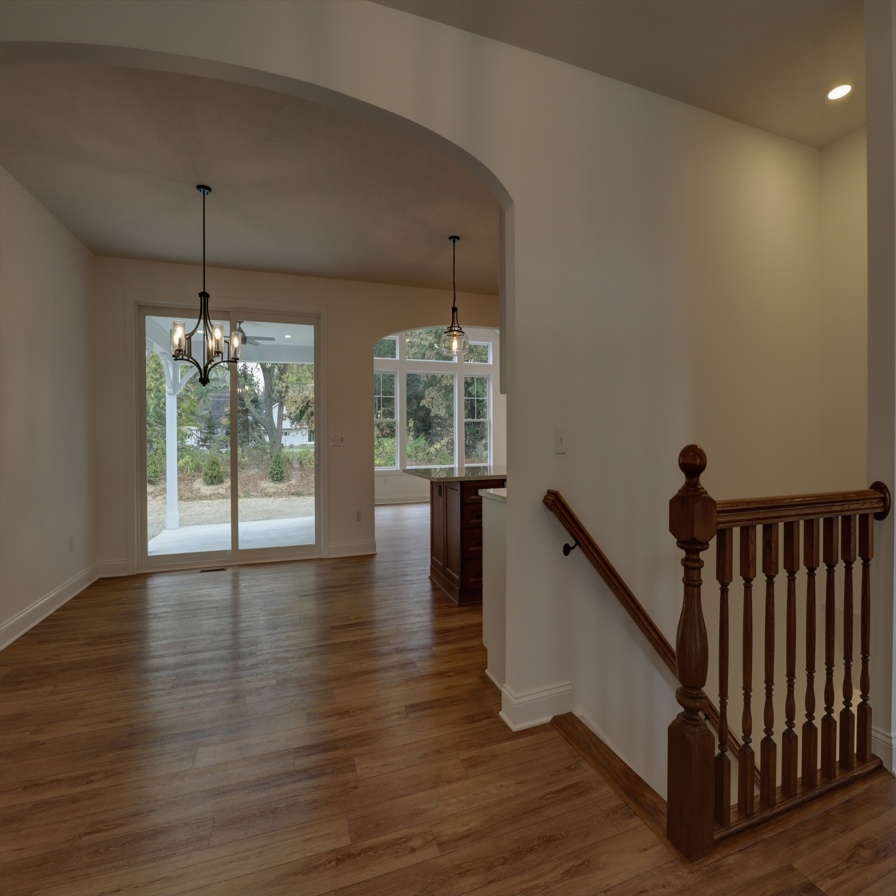
#> input picture test/restormer_896/13_src.jpg, 896 x 896 px
$ python -i analyze_model_errors.py   (imports and definitions only)   (older library calls are emulated)
#> lines starting #> are read from the running program, lines starting #| are printed output that depends on the picture; after the words box and inside, x2 and y2 are one past the last pixel; in counts of white or black regions, pixels touching at a corner belong together
#!/usr/bin/env python3
"""
Deep Analysis: Model Output vs Ground Truth
============================================

Analyzes WHERE and HOW the model fails compared to ground truth.
This informs what losses/architectures to use.

Analysis includes:
1. Spatial error maps (where are errors?)
2. Brightness-stratified errors (highlights vs shadows vs midtones)
3. Color channel analysis (R vs G vs B errors)
4. Saturation/Hue error analysis
5. Edge vs flat region errors
6. Statistical summary of failure patterns
"""

import os
import sys
import json
from pathlib import Path
import numpy as np
from PIL import Image
import cv2
from typing import Dict, List, Tuple
from dataclasses import dataclass, asdict
import matplotlib
# [1 line not run here, left out]
import matplotlib.pyplot as plt


@dataclass
class ErrorAnalysis:
    """Complete error analysis for one image."""
    image_id: str

    # Overall metrics
    psnr: float
    ssim: float
    mae: float  # Mean absolute error

    # Brightness-stratified errors (KEY INSIGHT)
    mae_shadows: float      # Brightness < 0.3
    mae_midtones: float     # Brightness 0.3-0.7
    mae_highlights: float   # Brightness > 0.7

    # What percentage of total error comes from each region
    error_pct_shadows: float
    error_pct_midtones: float
    error_pct_highlights: float

    # Color channel errors
    mae_red: float
    mae_green: float
    mae_blue: float

    # Saturation errors
    mae_saturation: float
    saturation_error_in_highlights: float

    # Hue errors (important for color accuracy)
    mae_hue: float
    hue_error_in_highlights: float

    # Edge vs flat regions
    mae_edges: float
    mae_flat: float

    # Region coverage
    pct_shadows: float
    pct_midtones: float
    pct_highlights: float


# [5 lines left out: function compute_psnr, not called in this run]


def compute_ssim(pred: np.ndarray, target: np.ndarray) -> float:
    from skimage.metrics import structural_similarity
    return structural_similarity(pred, target, channel_axis=2)


# [7 lines left out: function rgb_to_hsv, not called in this run]


def detect_edges(image: np.ndarray, threshold: float = 30) -> np.ndarray:
    """Detect edges using Sobel."""
#> called with threshold = 30
    gray = cv2.cvtColor(image, cv2.COLOR_RGB2GRAY)
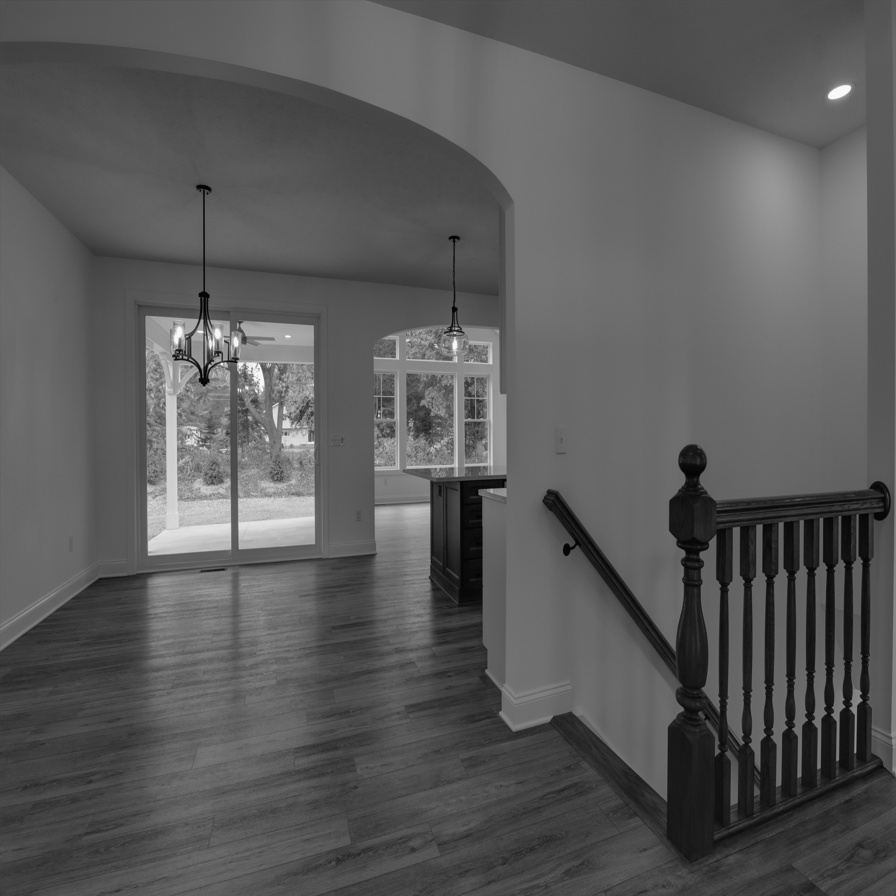
#> gray: shape (896, 896); min 0, max 254, mean 90
    sobelx = cv2.Sobel(gray, cv2.CV_64F, 1, 0, ksize=3)
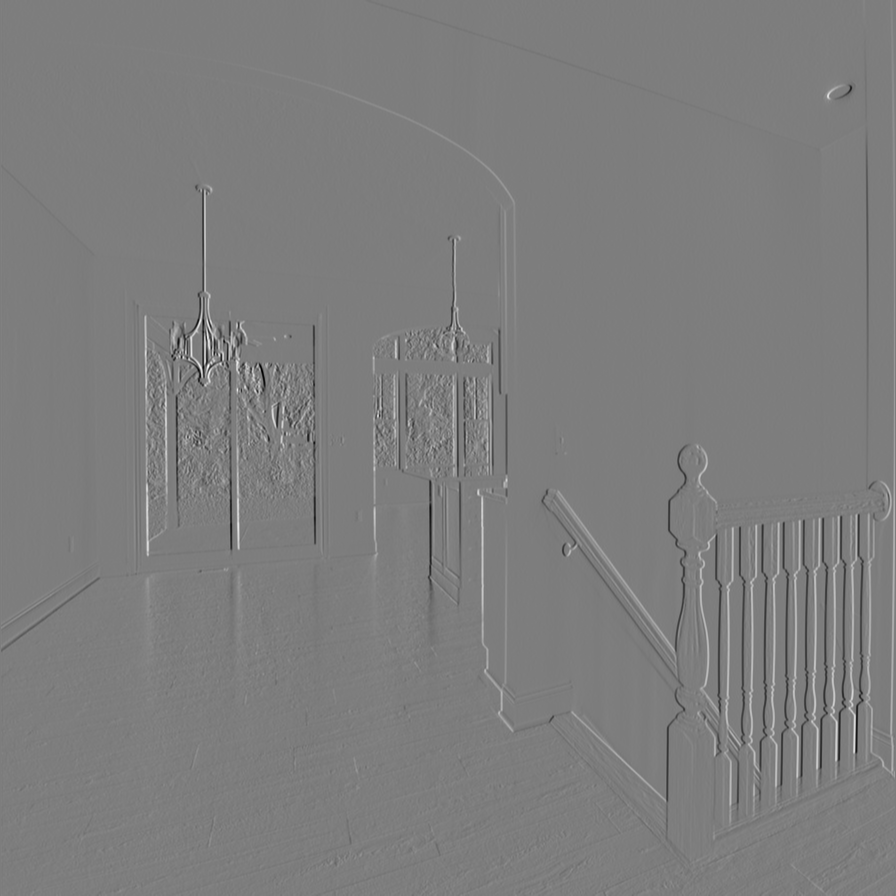
#> sobelx: shape (896, 896) float64; min -609, max 626, mean 0.2; drawn with min black and max white
    sobely = cv2.Sobel(gray, cv2.CV_64F, 0, 1, ksize=3)
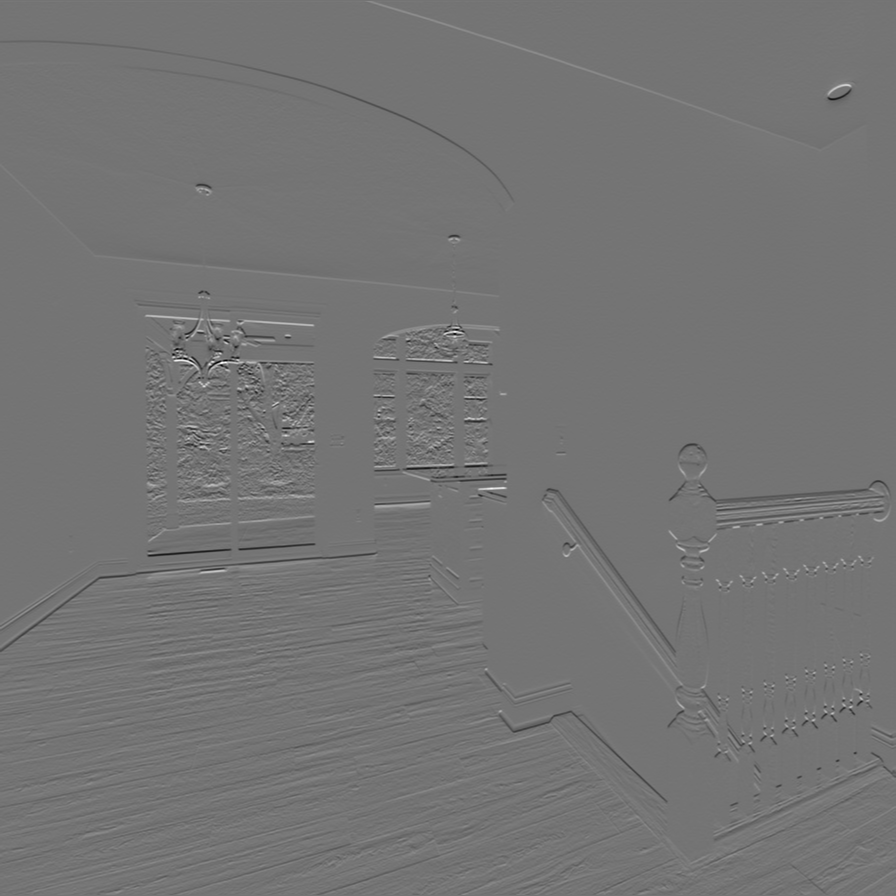
#> sobely: shape (896, 896) float64; min -546, max 649, mean -0.1; drawn with min black and max white
    magnitude = np.sqrt(sobelx**2 + sobely**2)
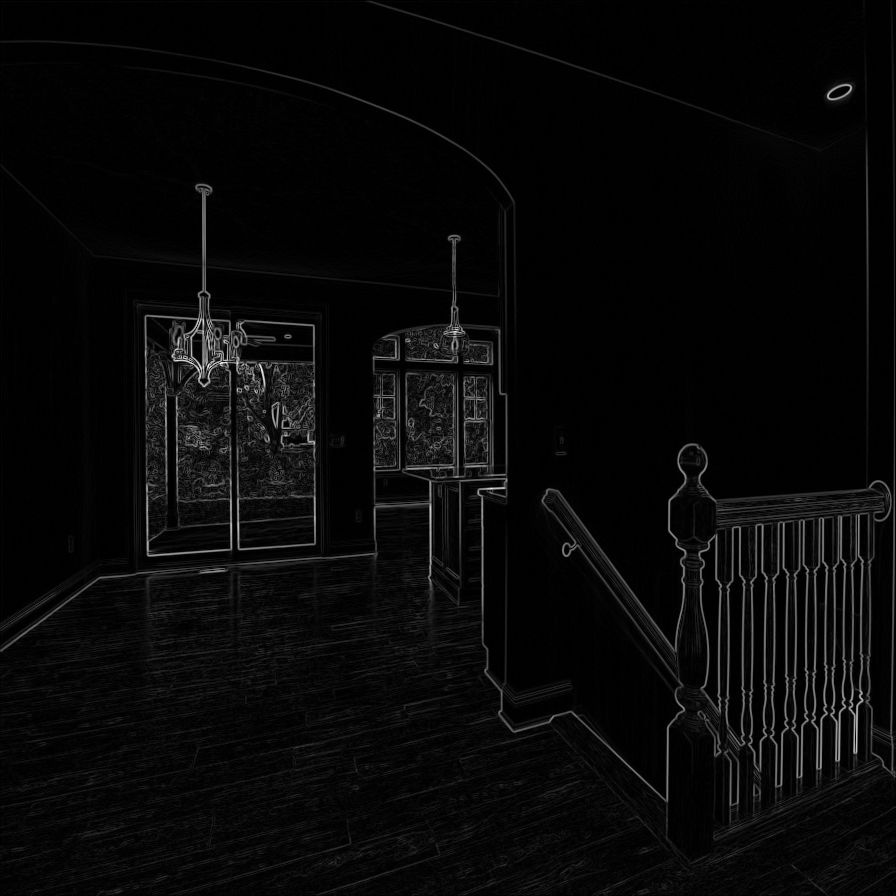
#> magnitude: shape (896, 896) float64; min 0, max 678.8, mean 23.3; drawn with min black and max white
    return magnitude > threshold
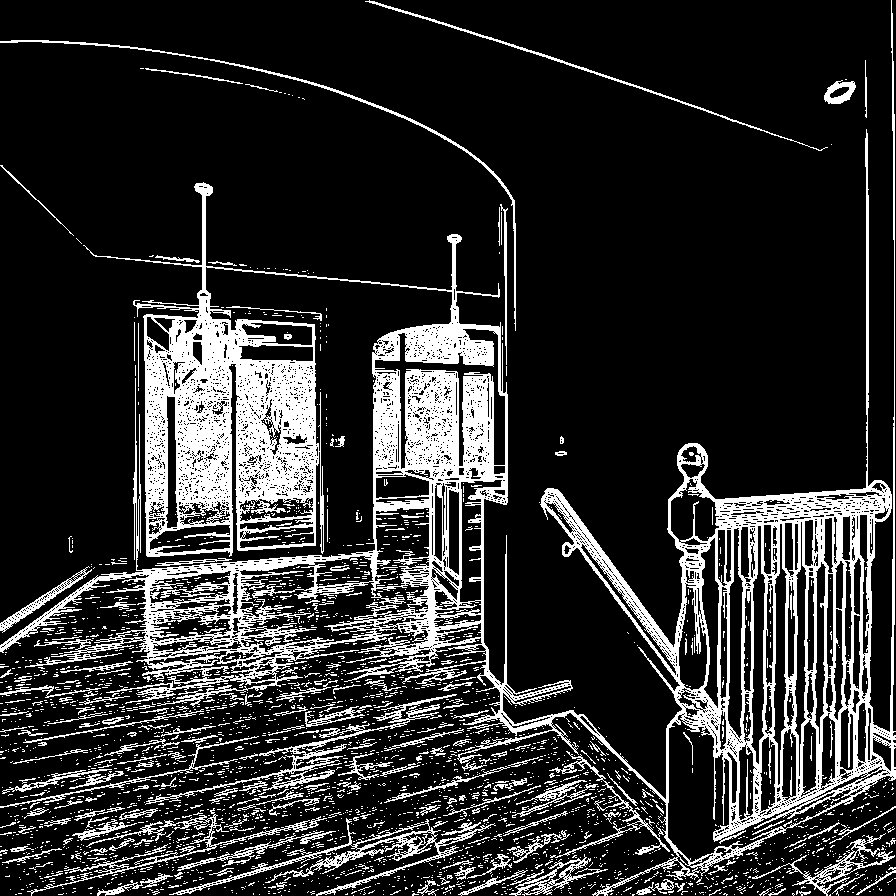
#> returned value: shape (896, 896) bool; 18.3% white; 2875 white regions (2642 under 20 px), largest, box (x1, y1, x2, y2) and area: (0, 0, 896, 896) 106165, (169, 818, 496, 896) 3007, (145, 694, 457, 805) 2418


# [408 lines left out: functions analyze_single_image, create_error_visualization, analyze_folder, print_summary, main, not called in this run]


# [2 lines not run here, left out]

>>> import cv2
>>> picture = cv2.cvtColor(cv2.imread('test/restormer_896/13_src.jpg'), cv2.COLOR_BGR2RGB)
>>> result = detect_edges(picture)

$ run again, on test/restormer_896/7_src.jpg
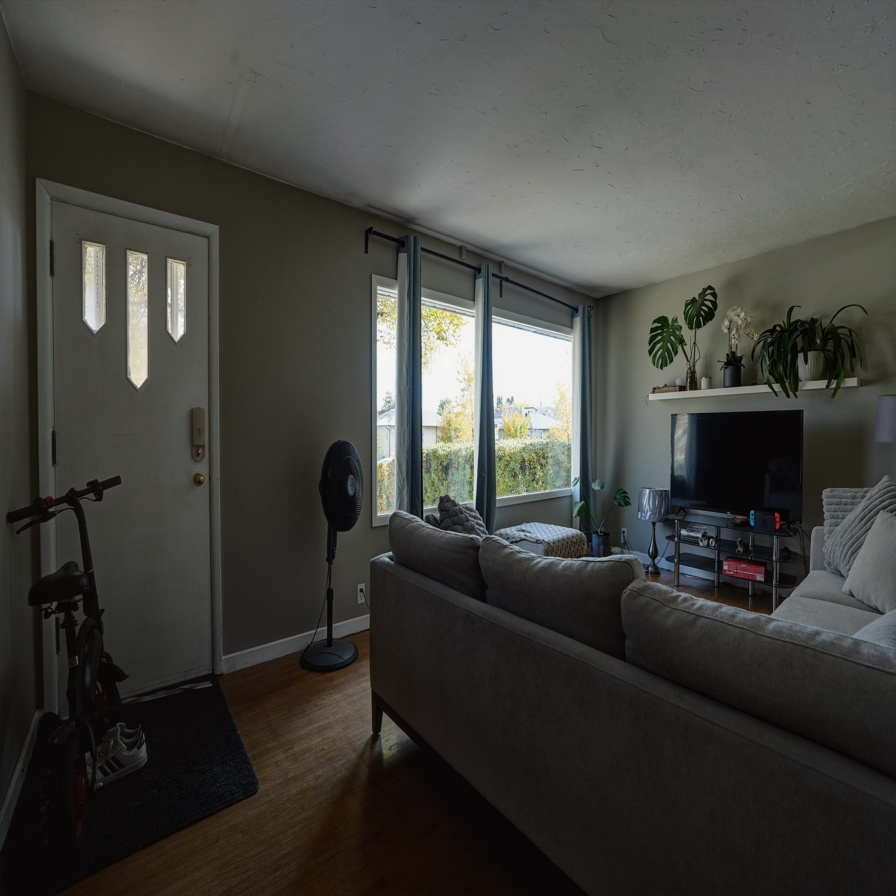
#> input picture test/restormer_896/7_src.jpg, 896 x 896 px
#> in detect_edges, `sobely = cv2.Sobel(gray, cv2.CV_64F, 0, 1, ksize=3)`:
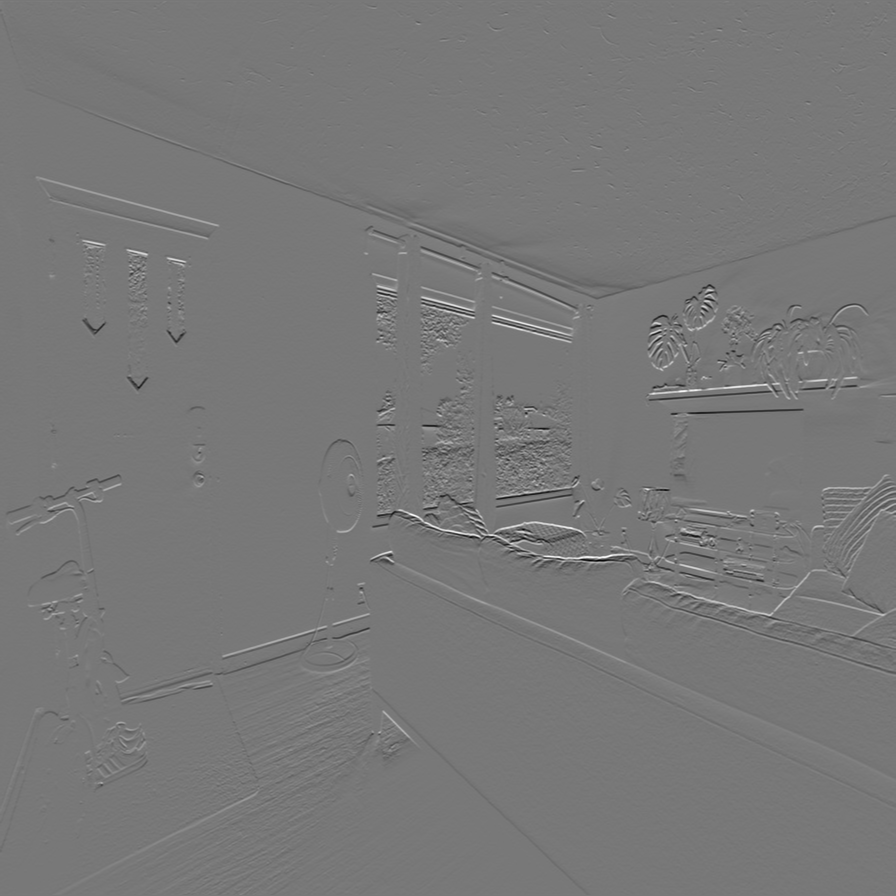
#> sobely: shape (896, 896) float64; min -548, max 613, mean -0.6; drawn with min black and max white
#> in detect_edges, `return magnitude > threshold`:
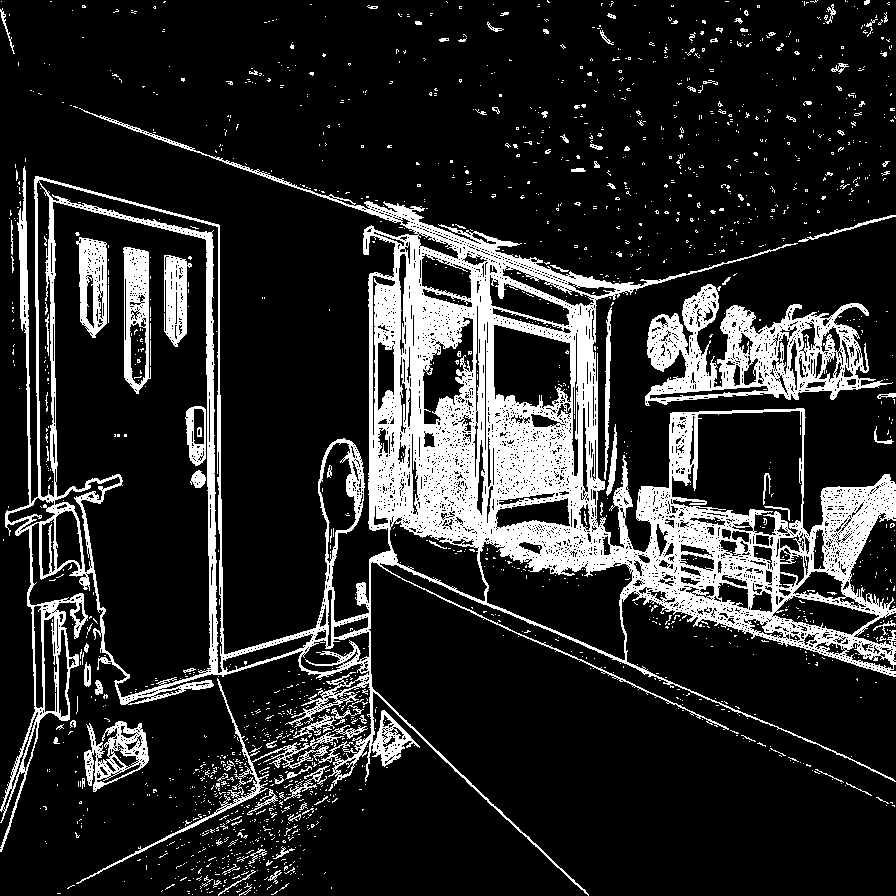
#> returned value: shape (896, 896) bool; 16.7% white; 1780 white regions (1667 under 20 px), largest, box (x1, y1, x2, y2) and area: (0, 108, 896, 896) 99501, (645, 284, 893, 406) 12164, (123, 247, 151, 394) 2376
